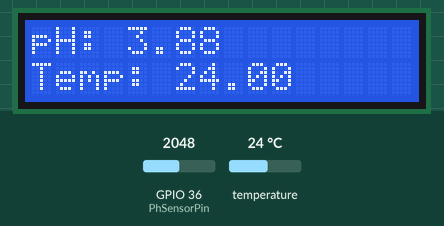
This sketch was run on a simulated ESP32. On the bench: 16×2 character LCD. Inputs (shaded band) come from the test bench; at power-on: temperature 24 °C, GPIO 36 (PhSensorPin) = 2048. What the sketch prints to the serial monitor is not drawn.

Above: at 3.0 s.
3.1 s: temperature set to 12 °C
At 5.6 s:
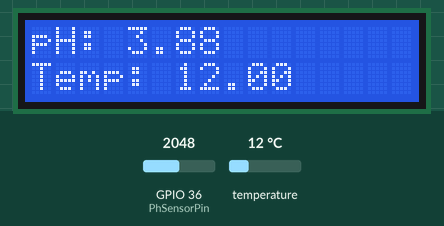
6.3 s: GPIO 36 (PhSensorPin) set to 2866
At 8.1 s:
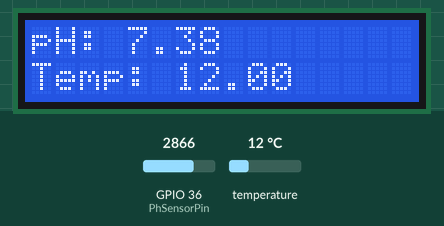
8.7 s: temperature set to 19 °C
At 10.7 s:
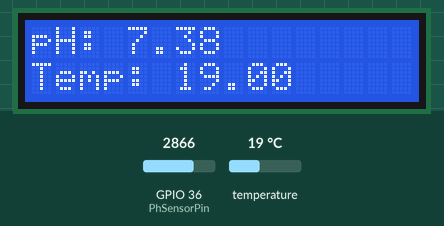
11.1 s: GPIO 36 (PhSensorPin) set to 3603
At 13.2 s:
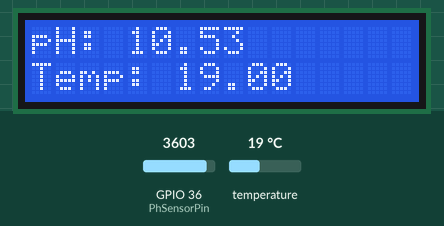
13.5 s: temperature set to 28 °C
At 14.7 s:
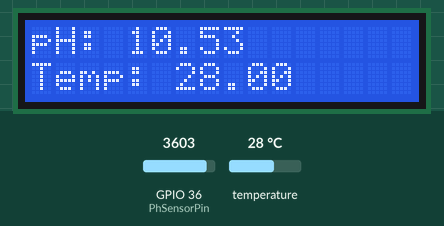
15.9 s: GPIO 36 (PhSensorPin) set to 4095
At 17.3 s:
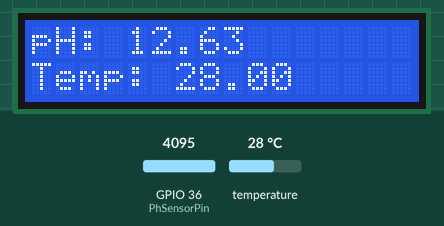
Timing chart, 0 to 18.9 s (numbered marks = the images above; inputs shaded):
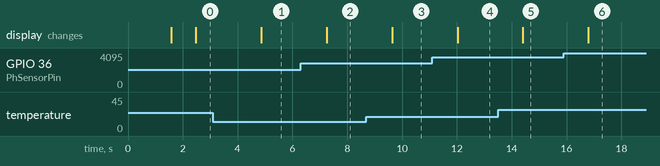

The sketch:

combinedWork.ino
```cpp
#include <Wire.h>
#include <Adafruit_GFX.h>
#include <Adafruit_SSD1306.h>
#include <LiquidCrystal_I2C.h>
#include <OneWire.h>
#include <DallasTemperature.h>
#define CAYENNE_PRINT Serial
#include <CayenneMQTTESP32.h>

#define PhSensorPin 36          // the pH meter Analog output is connected with the Arduino’s Analog
unsigned long int avgValue;  //Store the average value of the sensor feedback
float b;
int buf[10],temp;

LiquidCrystal_I2C lcd(0x3F,16,2);  // CHANGE the "0x27" ADRESS FOR YOUR SCREEN CONFIGURATION

const int TempSensorPin = 25; // ESP32 pin connected to DS18B20 sensor's DQ pin
OneWire oneWire(TempSensorPin);         // setup a oneWire instance
DallasTemperature tempSensors(&oneWire); // pass oneWire to DallasTemperature library

float tempCelsius;    // temperature in Celsius
float tempFahrenheit; // temperature in Fahrenheit

// WiFi network info.
char ssid[] = "JASON 6080";
char wifiPassword[] = "19(Y6x81";


// Cayenne authentication info. This should be obtained from the Cayenne Dashboard.
char username[] = "50457b00-f653-11e9-a38a-d57172a4b4d4";
char password[] = "d02f0fa606e75ca84124ef4564b50c5c292b6886";
char clientID[] = "a5aaa7c0-10c1-11ec-9b2d-abd5fca49150";

void setup() {
  // put your setup code here, to run once:
  Serial.begin(9600);
  Serial.println("Ready");    //Test the serial monitor
  tempSensors.begin();    // initialize the sensor
  Cayenne.begin(username, password, clientID, ssid, wifiPassword);
  lcd.init();                      // initialize the lcd
  lcd.clear();

// Print a message to the LCD.
  lcd.backlight();
//  lcd.setCursor(0, 0);
//  lcd.print("IT WORKS ! :D");
}

void loop() {
  // put your main code here, to run repeatedly:
  float ph = pH_sensor();
  float temp = temp_sensor();
  lcd_display(ph, temp);
  delay(500);

  Cayenne.loop();
}


float pH_sensor(){
  for(int i=0;i<10;i++)       //Get 10 sample value from the sensor for smooth the value
  {
    buf[i]=analogRead(PhSensorPin);
    delay(10);
  }
  for(int i=0;i<9;i++)        //sort the analog from small to large
  {
    for(int j=i+1;j<10;j++)
    {
      if(buf[i]>buf[j])
      {
        temp=buf[i];
        buf[i]=buf[j];
        buf[j]=temp;
      }
    }
  }
  avgValue=0;
  for(int i=2;i<8;i++)                      //take the average value of 6 center sample
    avgValue+=buf[i];
  float phValue=(float)avgValue*5.0/4095/6; //convert the analog into millivolt
  phValue=3.5*phValue - 4.87;                      //convert the millivolt into pH value
  Serial.print("    pH:");
  Serial.print(phValue,2);
  Serial.println(" ");

  return phValue;
}

void lcd_display(float ph_display, float temp_display){
  lcd.clear();

  String ph = String(ph_display);
  String temp = String(temp_display);
// Print a message to the LCD.
  lcd.setCursor(0, 0);
  lcd.print("pH: " + ph);
  lcd.setCursor(0, 1);
  lcd.print("Temp: " + temp);
}

float temp_sensor(){
  tempSensors.requestTemperatures();             // send the command to get temperatures
  tempCelsius = tempSensors.getTempCByIndex(0);  // read temperature in Celsius
  tempFahrenheit = tempCelsius * 9 / 5 + 32; // convert Celsius to Fahrenheit

  Serial.print("Temperature: ");
  Serial.print(tempCelsius);    // print the temperature in Celsius
  Serial.print("°C");
  Serial.print("  ~  ");        // separator between Celsius and Fahrenheit
  Serial.print(tempFahrenheit); // print the temperature in Fahrenheit
  Serial.println("°F");

  return tempCelsius;
//  delay(500);
}


// Default function for sending sensor data at intervals to Cayenne.
// You can also use functions for specific channels, e.g CAYENNE_OUT(1) for sending channel 1 data.
CAYENNE_OUT_DEFAULT()
{
   float temp = temp_sensor();
   float ph = pH_sensor();
  // Write data to Cayenne here. This example just sends the current uptime in milliseconds on virtual channel 0.
//  Cayenne.virtualWrite(0, millis());
  Cayenne.virtualWrite(1, temp);
  Cayenne.virtualWrite(2, ph);
  // Some examples of other functions you can use to send data.
//  Cayenne.celsiusWrite(1, 22.0);
  //Cayenne.luxWrite(2, 700);
  //Cayenne.virtualWrite(3, 50, TYPE_PROXIMITY, UNIT_CENTIMETER);
}

// Default function for processing actuator commands from the Cayenne Dashboard.
// You can also use functions for specific channels, e.g CAYENNE_IN(1) for channel 1 commands.
//CAYENNE_IN_DEFAULT()
//{
//  CAYENNE_LOG("Channel %u, value %s", request.channel, getValue.asString());
//  //Process message here. If there is an error set an error message using getValue.setError(), e.g getValue.setError("Error message");
//}
```

Measured:
- after the input at 3.1 s, the display: changes after 1.8 s (image 1)
- after the input at 6.3 s, the display: changes after 0.95 s (image 2)
- after the input at 8.7 s, the display: changes after 0.93 s (image 3)
- after the input at 11.1 s, the display: changes after 0.92 s (image 4)
- after the input at 13.5 s, the display: changes after 0.91 s (image 5)
- after the input at 15.9 s, the display: changes after 0.90 s (image 6)
